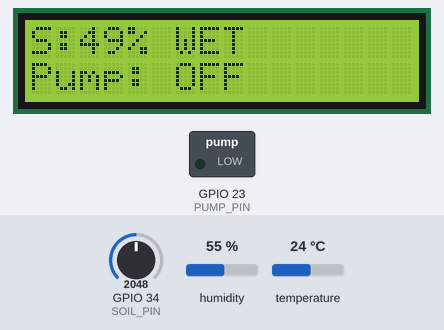
The sketch below on a simulated ESP32. On the bench: 16×2 character LCD, switched loads named in the sketch (green lamp = pin HIGH). The inputs (shaded band) are chosen by the test bench; at power-on: GPIO 34 (SOIL_PIN) = 2048, humidity 55 %, temperature 24 °C.

Above: at 1.2 s.
1.3 s: GPIO 34 (SOIL_PIN) set to 2839
At 5.8 s:
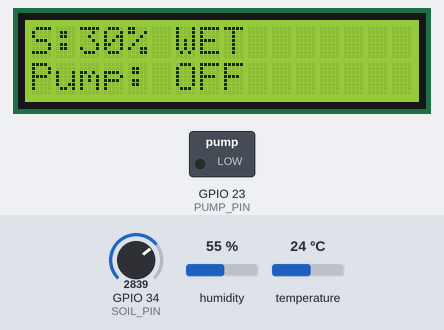
11.6 s: GPIO 34 (SOIL_PIN) set to 2932
At 15.8 s:
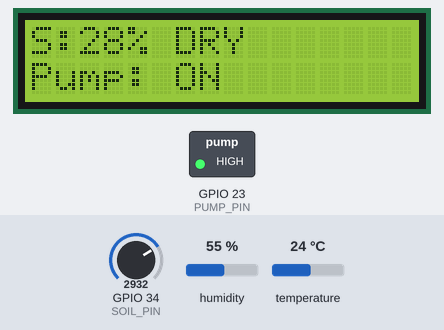
21.7 s: humidity set to 22 %
At 28.6 s:
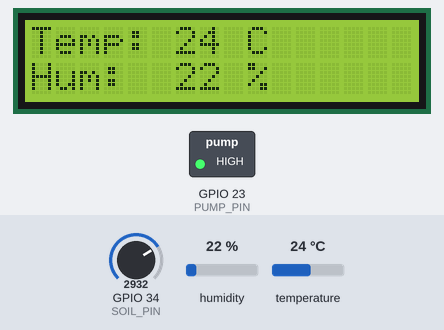
31.8 s: temperature set to 12 °C
At 38.6 s:
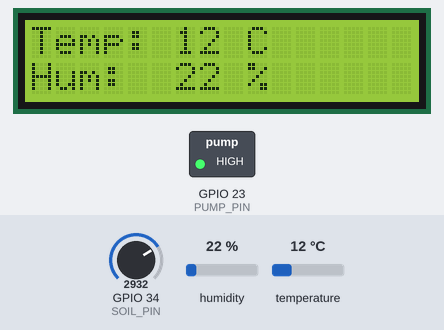
41.9 s: humidity set to 40 %
At 48.6 s:
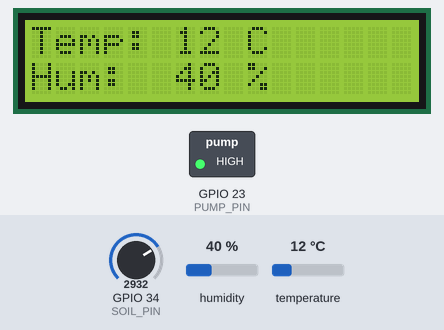
52.0 s: GPIO 34 (SOIL_PIN) set to 3603
At 57.1 s:
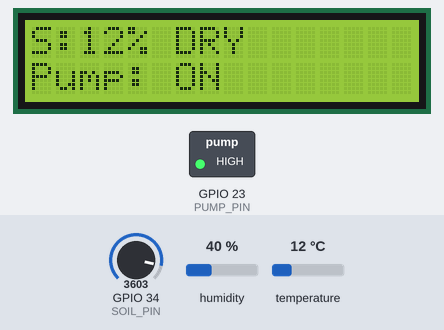
Timing chart, 0 to 58.6 s (numbered marks = the images above; inputs shaded):
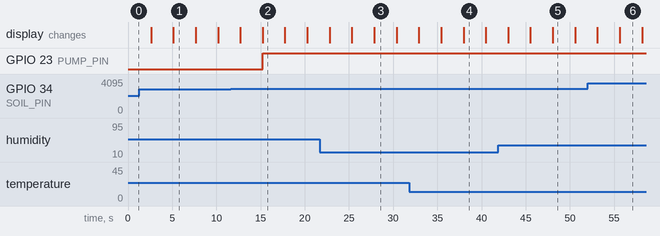

Measured:
- the behaviour switches between 2866 and 2867 on GPIO 34 (SOIL_PIN) (found by bisection; images 1 and 2)
- after the input at 1.3 s, the display: first differs from a run without the input after 3.8 s (image 1)
- after the input at 11.6 s, GPIO 23 (PUMP_PIN): LOW → HIGH after 3.6 s; the display: first differs from a run without the input after 3.6 s (image 2)
- after the input at 21.7 s, the display: first differs from a run without the input after 6.2 s (image 3)
- after the input at 31.8 s, the display: first differs from a run without the input after 6.2 s (image 4)
- after the input at 41.9 s, the display: first differs from a run without the input after 6.2 s (image 5)
- after the input at 52.0 s, the display: first differs from a run without the input after 3.6 s (image 6)

The sketch:

sketch.ino
```cpp
#include <Wire.h>
#include <LiquidCrystal_I2C.h>
#include <DHT.h>

#define SOIL_PIN 34
#define PUMP_PIN 23
#define DHT_PIN 4
#define DHT_TYPE DHT22

LiquidCrystal_I2C lcd(0x27, 16, 2);
DHT dht(DHT_PIN, DHT_TYPE);

void setup() {
  Serial.begin(115200);
  pinMode(PUMP_PIN, OUTPUT);
  digitalWrite(PUMP_PIN, LOW);
  dht.begin();
  lcd.init();
  lcd.backlight();
}

void loop() {
  int soilRaw = analogRead(SOIL_PIN);
  int soilPercent = map(soilRaw, 4095, 0, 0, 100);
  float temp = dht.readTemperature();
  float hum = dht.readHumidity();

  if (soilPercent < 30) digitalWrite(PUMP_PIN, HIGH);
  else digitalWrite(PUMP_PIN, LOW);

  // SCREEN 1: S + DRY/WET + PUMP (2 sec)
  lcd.clear();
  lcd.setCursor(0, 0);
  lcd.print("S:");
  lcd.print(soilPercent);
  lcd.print("% ");
  if (soilPercent < 30) lcd.print("DRY");
  else lcd.print("WET");

  lcd.setCursor(0, 1);
  if (soilPercent < 30) lcd.print("Pump: ON ");
  else lcd.print("Pump: OFF");
  delay(2500);

  // SCREEN 2: T + H (2 sec)
  lcd.clear();
  lcd.setCursor(0, 0);
  lcd.print("Temp: ");
  if (isnan(temp) || temp==0) lcd.print("25 C");
  else { lcd.print((int)temp); lcd.print(" C"); }

  lcd.setCursor(0, 1);
  lcd.print("Hum:  ");
  if (isnan(hum) || hum==0) lcd.print("60 %");
  else { lcd.print((int)hum); lcd.print(" %"); }
  delay(2500);
}
```
